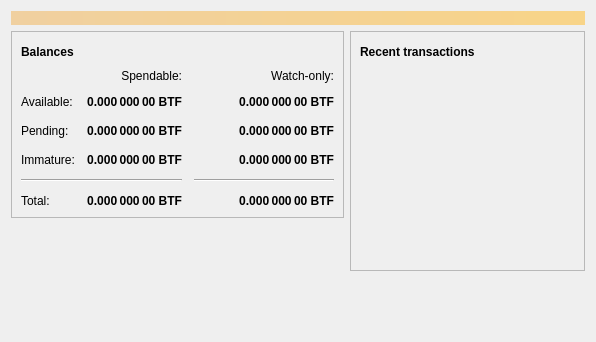
<?xml version="1.0" encoding="UTF-8"?>
<ui version="4.0">
 <class>OverviewPage</class>
 <widget class="QWidget" name="OverviewPage">
  <property name="geometry">
   <rect>
    <x>0</x>
    <y>0</y>
    <width>596</width>
    <height>342</height>
   </rect>
  </property>
  <property name="windowTitle">
   <string>Form</string>
  </property>
  <layout class="QVBoxLayout" name="topLayout">
   <item>
    <widget class="QLabel" name="labelAlerts">
     <property name="visible">
      <bool>false</bool>
     </property>
     <property name="styleSheet">
      <string notr="true">QLabel { background-color: qlineargradient(x1: 0, y1: 0, x2: 1, y2: 0, stop:0 #F0D0A0, stop:1 #F8D488); color:#000000; }</string>
     </property>
     <property name="wordWrap">
      <bool>true</bool>
     </property>
     <property name="margin">
      <number>3</number>
     </property>
     <property name="textInteractionFlags">
      <set>Qt::TextSelectableByMouse</set>
     </property>
    </widget>
   </item>
   <item>
    <layout class="QHBoxLayout" name="horizontalLayout" stretch="1,1">
     <item>
      <layout class="QVBoxLayout" name="verticalLayout_2">
       <item>
        <widget class="QFrame" name="frame">
         <property name="frameShape">
          <enum>QFrame::StyledPanel</enum>
         </property>
         <property name="frameShadow">
          <enum>QFrame::Raised</enum>
         </property>
         <layout class="QVBoxLayout" name="verticalLayout_4">
          <item>
           <layout class="QHBoxLayout" name="horizontalLayout_4">
            <item>
             <widget class="QLabel" name="label_5">
              <property name="font">
               <font>
                <weight>75</weight>
                <bold>true</bold>
               </font>
              </property>
              <property name="text">
               <string>Balances</string>
              </property>
             </widget>
            </item>
            <item>
             <widget class="QPushButton" name="labelWalletStatus">
              <property name="enabled">
               <bool>true</bool>
              </property>
              <property name="maximumSize">
               <size>
                <width>30</width>
                <height>16777215</height>
               </size>
              </property>
              <property name="toolTip">
               <string>The displayed information may be out of date. Your wallet automatically synchronizes with the Bitcoin Finance (BTF) Network after a connection is established, but this process has not completed yet.</string>
              </property>
              <property name="text">
               <string/>
              </property>
              <property name="icon">
               <iconset resource="../bitcoin.qrc">
                <normaloff>:/icons/warning</normaloff>
                <disabledoff>:/icons/warning</disabledoff>:/icons/warning</iconset>
              </property>
              <property name="iconSize">
               <size>
                <width>24</width>
                <height>24</height>
               </size>
              </property>
              <property name="flat">
               <bool>true</bool>
              </property>
             </widget>
            </item>
            <item>
             <spacer name="horizontalSpacer_3">
              <property name="orientation">
               <enum>Qt::Horizontal</enum>
              </property>
              <property name="sizeHint" stdset="0">
               <size>
                <width>40</width>
                <height>20</height>
               </size>
              </property>
             </spacer>
            </item>
           </layout>
          </item>
          <item>
           <layout class="QGridLayout" name="gridLayout">
            <property name="spacing">
             <number>12</number>
            </property>
            <item row="2" column="2">
             <widget class="QLabel" name="labelWatchPending">
              <property name="font">
               <font>
                <weight>75</weight>
                <bold>true</bold>
               </font>
              </property>
              <property name="cursor">
               <cursorShape>IBeamCursor</cursorShape>
              </property>
              <property name="toolTip">
               <string>Unconfirmed transactions to watch-only addresses</string>
              </property>
              <property name="text">
               <string notr="true">0.000 000 00 BTF</string>
              </property>
              <property name="alignment">
               <set>Qt::AlignRight|Qt::AlignTrailing|Qt::AlignVCenter</set>
              </property>
              <property name="textInteractionFlags">
               <set>Qt::LinksAccessibleByMouse|Qt::TextSelectableByKeyboard|Qt::TextSelectableByMouse</set>
              </property>
             </widget>
            </item>
            <item row="2" column="1">
             <widget class="QLabel" name="labelUnconfirmed">
              <property name="font">
               <font>
                <weight>75</weight>
                <bold>true</bold>
               </font>
              </property>
              <property name="cursor">
               <cursorShape>IBeamCursor</cursorShape>
              </property>
              <property name="toolTip">
               <string>Total of transactions that have yet to be confirmed, and do not yet count toward the spendable balance</string>
              </property>
              <property name="text">
               <string notr="true">0.000 000 00 BTF</string>
              </property>
              <property name="alignment">
               <set>Qt::AlignRight|Qt::AlignTrailing|Qt::AlignVCenter</set>
              </property>
              <property name="textInteractionFlags">
               <set>Qt::LinksAccessibleByMouse|Qt::TextSelectableByKeyboard|Qt::TextSelectableByMouse</set>
              </property>
             </widget>
            </item>
            <item row="3" column="2">
             <widget class="QLabel" name="labelWatchImmature">
              <property name="font">
               <font>
                <weight>75</weight>
                <bold>true</bold>
               </font>
              </property>
              <property name="cursor">
               <cursorShape>IBeamCursor</cursorShape>
              </property>
              <property name="toolTip">
               <string>Mined balance in watch-only addresses that has not yet matured</string>
              </property>
              <property name="text">
               <string notr="true">0.000 000 00 BTF</string>
              </property>
              <property name="alignment">
               <set>Qt::AlignRight|Qt::AlignTrailing|Qt::AlignVCenter</set>
              </property>
              <property name="textInteractionFlags">
               <set>Qt::LinksAccessibleByMouse|Qt::TextSelectableByKeyboard|Qt::TextSelectableByMouse</set>
              </property>
             </widget>
            </item>
            <item row="4" column="0" colspan="2">
             <widget class="Line" name="line">
              <property name="orientation">
               <enum>Qt::Horizontal</enum>
              </property>
             </widget>
            </item>
            <item row="4" column="2">
             <widget class="Line" name="lineWatchBalance">
              <property name="sizePolicy">
               <sizepolicy hsizetype="Preferred" vsizetype="Fixed">
                <horstretch>0</horstretch>
                <verstretch>0</verstretch>
               </sizepolicy>
              </property>
              <property name="minimumSize">
               <size>
                <width>140</width>
                <height>0</height>
               </size>
              </property>
              <property name="orientation">
               <enum>Qt::Horizontal</enum>
              </property>
             </widget>
            </item>
            <item row="5" column="0">
             <widget class="QLabel" name="labelTotalText">
              <property name="text">
               <string>Total:</string>
              </property>
             </widget>
            </item>
            <item row="3" column="1">
             <widget class="QLabel" name="labelImmature">
              <property name="font">
               <font>
                <weight>75</weight>
                <bold>true</bold>
               </font>
              </property>
              <property name="cursor">
               <cursorShape>IBeamCursor</cursorShape>
              </property>
              <property name="toolTip">
               <string>Mined balance that has not yet matured</string>
              </property>
              <property name="text">
               <string notr="true">0.000 000 00 BTF</string>
              </property>
              <property name="alignment">
               <set>Qt::AlignRight|Qt::AlignTrailing|Qt::AlignVCenter</set>
              </property>
              <property name="textInteractionFlags">
               <set>Qt::LinksAccessibleByMouse|Qt::TextSelectableByKeyboard|Qt::TextSelectableByMouse</set>
              </property>
             </widget>
            </item>
            <item row="2" column="3">
             <spacer name="horizontalSpacer_2">
              <property name="orientation">
               <enum>Qt::Horizontal</enum>
              </property>
              <property name="sizeHint" stdset="0">
               <size>
                <width>40</width>
                <height>20</height>
               </size>
              </property>
             </spacer>
            </item>
            <item row="3" column="0">
             <widget class="QLabel" name="labelImmatureText">
              <property name="text">
               <string>Immature:</string>
              </property>
             </widget>
            </item>
            <item row="5" column="1">
             <widget class="QLabel" name="labelTotal">
              <property name="font">
               <font>
                <weight>75</weight>
                <bold>true</bold>
               </font>
              </property>
              <property name="cursor">
               <cursorShape>IBeamCursor</cursorShape>
              </property>
              <property name="toolTip">
               <string>Your current total balance</string>
              </property>
              <property name="text">
               <string notr="true">0.000 000 00 BTF</string>
              </property>
              <property name="alignment">
               <set>Qt::AlignRight|Qt::AlignTrailing|Qt::AlignVCenter</set>
              </property>
              <property name="textInteractionFlags">
               <set>Qt::LinksAccessibleByMouse|Qt::TextSelectableByKeyboard|Qt::TextSelectableByMouse</set>
              </property>
             </widget>
            </item>
            <item row="5" column="2">
             <widget class="QLabel" name="labelWatchTotal">
              <property name="font">
               <font>
                <weight>75</weight>
                <bold>true</bold>
               </font>
              </property>
              <property name="cursor">
               <cursorShape>IBeamCursor</cursorShape>
              </property>
              <property name="toolTip">
               <string>Current total balance in watch-only addresses</string>
              </property>
              <property name="text">
               <string notr="true">0.000 000 00 BTF</string>
              </property>
              <property name="alignment">
               <set>Qt::AlignRight|Qt::AlignTrailing|Qt::AlignVCenter</set>
              </property>
              <property name="textInteractionFlags">
               <set>Qt::LinksAccessibleByMouse|Qt::TextSelectableByKeyboard|Qt::TextSelectableByMouse</set>
              </property>
             </widget>
            </item>
            <item row="0" column="2">
             <widget class="QLabel" name="labelWatchonly">
              <property name="text">
               <string>Watch-only:</string>
              </property>
              <property name="alignment">
               <set>Qt::AlignRight|Qt::AlignTrailing|Qt::AlignVCenter</set>
              </property>
             </widget>
            </item>
            <item row="1" column="0">
             <widget class="QLabel" name="labelBalanceText">
              <property name="text">
               <string>Available:</string>
              </property>
             </widget>
            </item>
            <item row="1" column="1">
             <widget class="QLabel" name="labelBalance">
              <property name="font">
               <font>
                <weight>75</weight>
                <bold>true</bold>
               </font>
              </property>
              <property name="cursor">
               <cursorShape>IBeamCursor</cursorShape>
              </property>
              <property name="toolTip">
               <string>Your current spendable balance</string>
              </property>
              <property name="text">
               <string notr="true">0.000 000 00 BTF</string>
              </property>
              <property name="alignment">
               <set>Qt::AlignRight|Qt::AlignTrailing|Qt::AlignVCenter</set>
              </property>
              <property name="textInteractionFlags">
               <set>Qt::LinksAccessibleByMouse|Qt::TextSelectableByKeyboard|Qt::TextSelectableByMouse</set>
              </property>
             </widget>
            </item>
            <item row="1" column="2">
             <widget class="QLabel" name="labelWatchAvailable">
              <property name="font">
               <font>
                <weight>75</weight>
                <bold>true</bold>
               </font>
              </property>
              <property name="cursor">
               <cursorShape>IBeamCursor</cursorShape>
              </property>
              <property name="toolTip">
               <string>Your current balance in watch-only addresses</string>
              </property>
              <property name="text">
               <string notr="true">0.000 000 00 BTF</string>
              </property>
              <property name="alignment">
               <set>Qt::AlignRight|Qt::AlignTrailing|Qt::AlignVCenter</set>
              </property>
              <property name="textInteractionFlags">
               <set>Qt::LinksAccessibleByMouse|Qt::TextSelectableByKeyboard|Qt::TextSelectableByMouse</set>
              </property>
             </widget>
            </item>
            <item row="2" column="0">
             <widget class="QLabel" name="labelPendingText">
              <property name="text">
               <string>Pending:</string>
              </property>
             </widget>
            </item>
            <item row="0" column="1">
             <widget class="QLabel" name="labelSpendable">
              <property name="text">
               <string>Spendable:</string>
              </property>
              <property name="alignment">
               <set>Qt::AlignRight|Qt::AlignTrailing|Qt::AlignVCenter</set>
              </property>
             </widget>
            </item>
           </layout>
          </item>
         </layout>
        </widget>
       </item>
       <item>
        <spacer name="verticalSpacer">
         <property name="orientation">
          <enum>Qt::Vertical</enum>
         </property>
         <property name="sizeHint" stdset="0">
          <size>
           <width>20</width>
           <height>40</height>
          </size>
         </property>
        </spacer>
       </item>
      </layout>
     </item>
     <item>
      <layout class="QVBoxLayout" name="verticalLayout_3">
       <item>
        <widget class="QFrame" name="frame_2">
         <property name="frameShape">
          <enum>QFrame::StyledPanel</enum>
         </property>
         <property name="frameShadow">
          <enum>QFrame::Raised</enum>
         </property>
         <layout class="QVBoxLayout" name="verticalLayout">
          <item>
           <layout class="QHBoxLayout" name="horizontalLayout_2">
            <item>
             <widget class="QLabel" name="label_4">
              <property name="font">
               <font>
                <weight>75</weight>
                <bold>true</bold>
               </font>
              </property>
              <property name="text">
               <string>Recent transactions</string>
              </property>
             </widget>
            </item>
            <item>
             <widget class="QPushButton" name="labelTransactionsStatus">
              <property name="enabled">
               <bool>true</bool>
              </property>
              <property name="maximumSize">
               <size>
                <width>30</width>
                <height>16777215</height>
               </size>
              </property>
              <property name="toolTip">
               <string>The displayed information may be out of date. Your wallet automatically synchronizes with the Bitcoin Finance (BTF) Network after a connection is established, but this process has not completed yet.</string>
              </property>
              <property name="text">
               <string/>
              </property>
              <property name="icon">
               <iconset resource="../bitcoin.qrc">
                <normaloff>:/icons/warning</normaloff>
                <disabledoff>:/icons/warning</disabledoff>:/icons/warning</iconset>
              </property>
              <property name="iconSize">
               <size>
                <width>24</width>
                <height>24</height>
               </size>
              </property>
              <property name="flat">
               <bool>true</bool>
              </property>
             </widget>
            </item>
            <item>
             <spacer name="horizontalSpacer">
              <property name="orientation">
               <enum>Qt::Horizontal</enum>
              </property>
              <property name="sizeHint" stdset="0">
               <size>
                <width>40</width>
                <height>20</height>
               </size>
              </property>
             </spacer>
            </item>
           </layout>
          </item>
          <item>
           <widget class="QListView" name="listTransactions">
            <property name="styleSheet">
             <string notr="true">QListView { background: transparent; }</string>
            </property>
            <property name="frameShape">
             <enum>QFrame::NoFrame</enum>
            </property>
            <property name="verticalScrollBarPolicy">
             <enum>Qt::ScrollBarAlwaysOff</enum>
            </property>
            <property name="horizontalScrollBarPolicy">
             <enum>Qt::ScrollBarAlwaysOff</enum>
            </property>
            <property name="selectionMode">
             <enum>QAbstractItemView::NoSelection</enum>
            </property>
           </widget>
          </item>
         </layout>
        </widget>
       </item>
       <item>
        <spacer name="verticalSpacer_2">
         <property name="orientation">
          <enum>Qt::Vertical</enum>
         </property>
         <property name="sizeHint" stdset="0">
          <size>
           <width>20</width>
           <height>40</height>
          </size>
         </property>
        </spacer>
       </item>
      </layout>
     </item>
    </layout>
   </item>
  </layout>
 </widget>
 <resources/>
 <connections/>
</ui>
